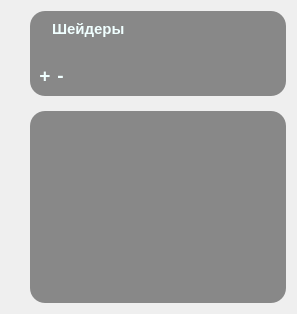
             <widget class="QWidget" name="page_2">
              <layout class="QGridLayout" name="gridLayout_20">
               <item row="3" column="2">
                <widget class="QListView" name="listView_6">
                 <property name="styleSheet">
                  <string notr="true">image: url();
background-color: rgb(0, 0, 0, 110);
color: rgb(240, 255, 255);
border-radius: 15px;
</string>
                 </property>
                 <property name="frameShape">
                  <enum>QFrame::NoFrame</enum>
                 </property>
                </widget>
               </item>
               <item row="3" column="1">
                <spacer name="horizontalSpacer_10">
                 <property name="orientation">
                  <enum>Qt::Horizontal</enum>
                 </property>
                 <property name="sizeType">
                  <enum>QSizePolicy::Fixed</enum>
                 </property>
                 <property name="sizeHint" stdset="0">
                  <size>
                   <width>19</width>
                   <height>20</height>
                  </size>
                 </property>
                </spacer>
               </item>
               <item row="0" column="2">
                <widget class="QFrame" name="frame_12">
                 <property name="styleSheet">
                  <string notr="true">image: url();
background-color: rgb(0, 0, 0, 110);
color: rgb(240, 255, 255);
border-radius: 15px;</string>
                 </property>
                 <property name="frameShape">
                  <enum>QFrame::StyledPanel</enum>
                 </property>
                 <property name="frameShadow">
                  <enum>QFrame::Raised</enum>
                 </property>
                 <layout class="QGridLayout" name="gridLayout_19">
                  <item row="2" column="2">
                   <widget class="QPushButton" name="pushButton_24">
                    <property name="font">
                     <font>
                      <pointsize>14</pointsize>
                      <weight>75</weight>
                      <bold>true</bold>
                     </font>
                    </property>
                    <property name="styleSheet">
                     <string notr="true">background-color: rgba(0, 0, 0, 0);</string>
                    </property>
                    <property name="text">
                     <string>-</string>
                    </property>
                   </widget>
                  </item>
                  <item row="2" column="3">
                   <spacer name="horizontalSpacer_11">
                    <property name="orientation">
                     <enum>Qt::Horizontal</enum>
                    </property>
                    <property name="sizeHint" stdset="0">
                     <size>
                      <width>40</width>
                      <height>20</height>
                     </size>
                    </property>
                   </spacer>
                  </item>
                  <item row="2" column="1">
                   <widget class="QPushButton" name="pushButton_25">
                    <property name="font">
                     <font>
                      <pointsize>14</pointsize>
                      <weight>75</weight>
                      <bold>true</bold>
                     </font>
                    </property>
                    <property name="styleSheet">
                     <string notr="true">background-color: rgba(0, 0, 0, 0);</string>
                    </property>
                    <property name="text">
                     <string>+</string>
                    </property>
                   </widget>
                  </item>
                  <item row="1" column="1" colspan="3">
                   <widget class="QLabel" name="label_10">
                    <property name="styleSheet">
                     <string notr="true">color: rgb(240, 255, 255);
background-color: rgb(0, 0, 0, 0);
image: url();</string>
                    </property>
                    <property name="text">
                     <string/>
                    </property>
                   </widget>
                  </item>
                  <item row="0" column="1" colspan="3">
                   <widget class="QLabel" name="label_11">
                    <property name="font">
                     <font>
                      <pointsize>11</pointsize>
                      <weight>75</weight>
                      <bold>true</bold>
                     </font>
                    </property>
                    <property name="styleSheet">
                     <string notr="true">color: rgb(240, 255, 255);
background-color: rgb(0, 0, 0, 0);
image: url();</string>
                    </property>
                    <property name="text">
                     <string>Шейдеры</string>
                    </property>
                    <property name="indent">
                     <number>13</number>
                    </property>
                   </widget>
                  </item>
                 </layout>
                </widget>
               </item>
               <item row="1" column="2">
                <spacer name="verticalSpacer_15">
                 <property name="orientation">
                  <enum>Qt::Vertical</enum>
                 </property>
                 <property name="sizeType">
                  <enum>QSizePolicy::Fixed</enum>
                 </property>
                 <property name="sizeHint" stdset="0">
                  <size>
                   <width>20</width>
                   <height>9</height>
                  </size>
                 </property>
                </spacer>
               </item>
              </layout>
             </widget>
